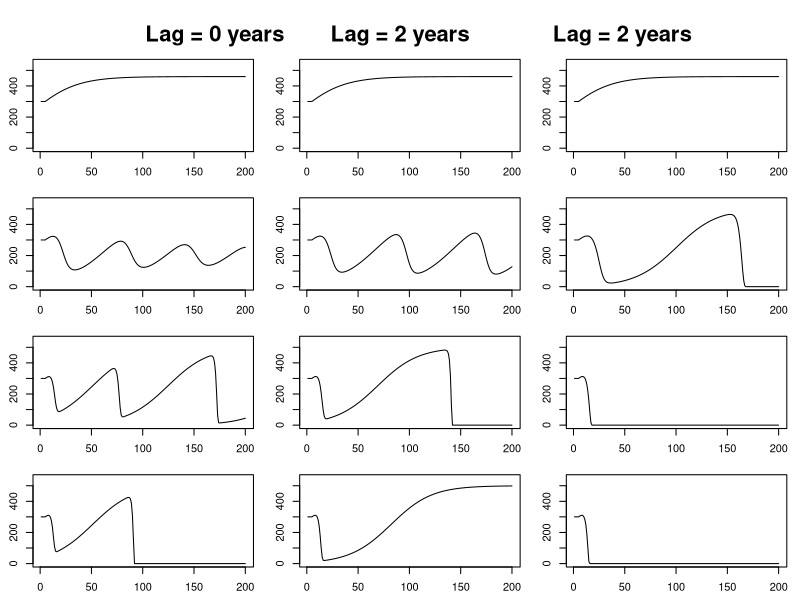
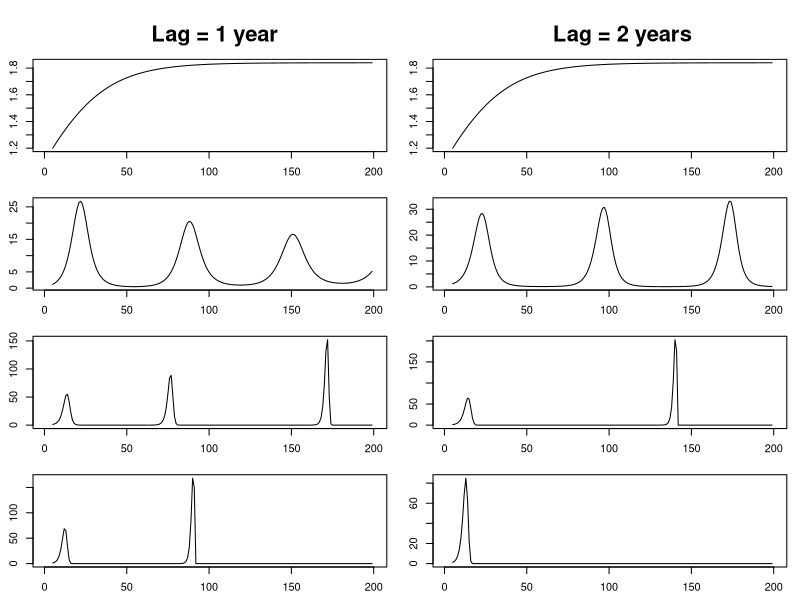

Recreate these plots in R, in order. (Note: this script raises an error after producing the figures.)
##################
# Simple SES model 

# classic logistic growth model 
# plus fishing mortality
# similar to predator-prey models, there is negative feedback between fishing pressure and fish abundance

###################

# number of years
n.years = 200

# scenarios
F.sens = data.frame(scalar = rep(c(0, 1, 3, 4),3), 
                    lag = c(0,0,0,0,2,2,2,2,5,5,5,5)) # sensitivity to changes in fish abundance

# Define ecological state variables
N <- matrix(nrow = n.years, ncol = length(F.sens[,1])) # Population size
r <- matrix(nrow = n.years, ncol = length(F.sens[,1])) # Intrinsic growth rate

# Define social state variables
F <- matrix(nrow = n.years, ncol = length(F.sens[,1])) # Fishing effort
C <- matrix(nrow = n.years, ncol = length(F.sens[,1])) # Catch rate
P <- matrix(nrow = n.years, ncol = length(F.sens[,1])) # Policy regulations

# Define model parameters
alpha <- 0.05 # Growth rate coefficient
K <- 500 # Carrying capacity
gamma <- 0.02 # Catch rate coefficient
delta <- 0.1 # Policy coefficient

# Define initial values for year 1
N[1:5,] <- 300
F[1:5,] <- 0.2

# Define model equations
for(j in 1:length(F.sens[,1])){
  for (t in 6:n.years) {

    # Ecological dynamics
    r[t-1,j] <- alpha * N[t-1,j]
    N[t,j] <- N[t-1,j] + r[t-1,j] * (1 - N[t-1,j]/K)
    
    # Social dynamics
    C[t-1,j] <- gamma * F[t-1,j] * N[t-1,j]             # catch is a function of population size, fishing intensity, and catch rate (gamma)
    P[t-1,j] <- ((N[t-F.sens[j,2],j]/K) -  0.4) * F.sens[j,1]  # policy enforcement becomes more lenient when population approaches carrying capacity (can include lagged policy changes) 
    F[t,j] <- max(F[t-1,j] + (P[t-1,j] * F[t-1,j]),0)          # fishing pressure changes with yearly changes in enforcement
    
    # annual fishing
    N[t,j] <- max(N[t,j] - C[t-1,j],0) 
    
  }
}


# Plot population size and fishing effort over time
pdf(file = "cyclic_lag.pdf", width = 6, height = 8)

par(mar=c(0,0,0,0))

layout(matrix(c(1,2,3,4,5,1,6,7,8,9,1,10,11,12,13),ncol=3),heights=c(1,3,3,3,3))

plot.new()

text(0.25,0.2,"Lag = 0 years",cex=2,font=2)
text(0.5,0.2,"Lag = 2 years",cex=2,font=2)
text(0.8,0.2,"Lag = 2 years",cex=2,font=2)

par(mar=c(2.5,2.5,1,1))
plot(N[,1], type = "l", ylab = "Population size", ylim = c(0,max(N, na.rm=T)+50))
plot(N[,2], type = "l", ylab = "Population size", ylim = c(0,max(N, na.rm=T)+50))
plot(N[,3], type = "l", ylab = "Population size", ylim = c(0,max(N, na.rm=T)+50))
plot(N[,4], type = "l", ylab = "Population size", ylim = c(0,max(N, na.rm=T)+50))
plot(N[,5], type = "l", ylab = "Population size", ylim = c(0,max(N, na.rm=T)+50))
plot(N[,6], type = "l", ylab = "Population size", ylim = c(0,max(N, na.rm=T)+50))
plot(N[,7], type = "l", ylab = "Population size", ylim = c(0,max(N, na.rm=T)+50))
plot(N[,8], type = "l", ylab = "Population size", ylim = c(0,max(N, na.rm=T)+50))
plot(N[,9], type = "l", ylab = "Population size", ylim = c(0,max(N, na.rm=T)+50))
plot(N[,10], type = "l", ylab = "Population size", ylim = c(0,max(N, na.rm=T)+50))
plot(N[,11], type = "l", ylab = "Population size", ylim = c(0,max(N, na.rm=T)+50))
plot(N[,12], type = "l", ylab = "Population size", ylim = c(0,max(N, na.rm=T)+50))

dev.off()

# Plot population size and fishing effort over time
pdf(file = "cyclic_lag_catch.pdf", width = 6, height = 8)

par(mar=c(0,0,0,0))

layout(matrix(c(1,2,3,4,5,1,6,7,8,9),ncol=2),heights=c(1,3,3,3,3))

plot.new()

text(0.25,0.2,"Lag = 1 year",cex=2,font=2)
text(0.8,0.2,"Lag = 2 years",cex=2,font=2)

par(mar=c(2.5,2.5,1,1))
plot(C[,1], type = "l", ylab = "Catch")
plot(C[,2], type = "l", ylab = "Catch")
plot(C[,3], type = "l", ylab = "Catch")
plot(C[,4], type = "l", ylab = "Catch")
plot(C[,5], type = "l", ylab = "Catch")
plot(C[,6], type = "l", ylab = "Catch")
plot(C[,7], type = "l", ylab = "Catch")
plot(C[,8], type = "l", ylab = "Catch")
plot(C[,9], type = "l", ylab = "Catch")
plot(C[,10], type = "l", ylab = "Catch")
plot(C[,11], type = "l", ylab = "Catch")
plot(C[,12], type = "l", ylab = "Catch")

dev.off()
